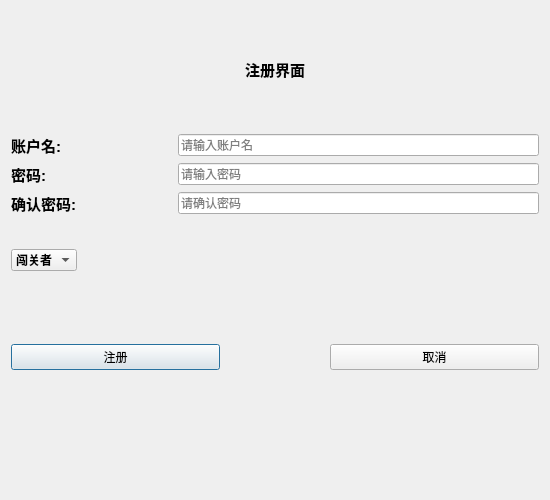
<?xml version="1.0" encoding="UTF-8"?>
<ui version="4.0">
 <class>Regwindow</class>
 <widget class="QDialog" name="Regwindow">
  <property name="geometry">
   <rect>
    <x>0</x>
    <y>0</y>
    <width>550</width>
    <height>500</height>
   </rect>
  </property>
  <property name="minimumSize">
   <size>
    <width>550</width>
    <height>500</height>
   </size>
  </property>
  <property name="maximumSize">
   <size>
    <width>550</width>
    <height>500</height>
   </size>
  </property>
  <property name="windowTitle">
   <string>Dialog</string>
  </property>
  <layout class="QVBoxLayout" name="verticalLayout_2" stretch="3,1">
   <item>
    <layout class="QVBoxLayout" name="verticalLayout" stretch="3,3,3,3,2,1,3">
     <item>
      <widget class="QLabel" name="lab_reg">
       <property name="font">
        <font>
         <family>Arial</family>
         <pointsize>11</pointsize>
         <weight>75</weight>
         <bold>true</bold>
        </font>
       </property>
       <property name="text">
        <string>注册界面</string>
       </property>
       <property name="alignment">
        <set>Qt::AlignCenter</set>
       </property>
      </widget>
     </item>
     <item>
      <layout class="QHBoxLayout" name="horizontalLayout" stretch="3,1,9">
       <item>
        <widget class="QLabel" name="lab_account">
         <property name="font">
          <font>
           <family>Arial</family>
           <pointsize>11</pointsize>
           <weight>75</weight>
           <bold>true</bold>
          </font>
         </property>
         <property name="text">
          <string>账户名:</string>
         </property>
        </widget>
       </item>
       <item>
        <spacer name="horizontalSpacer">
         <property name="orientation">
          <enum>Qt::Horizontal</enum>
         </property>
         <property name="sizeHint" stdset="0">
          <size>
           <width>40</width>
           <height>20</height>
          </size>
         </property>
        </spacer>
       </item>
       <item>
        <widget class="QLineEdit" name="le_accountReg">
         <property name="sizePolicy">
          <sizepolicy hsizetype="Preferred" vsizetype="Fixed">
           <horstretch>0</horstretch>
           <verstretch>0</verstretch>
          </sizepolicy>
         </property>
         <property name="placeholderText">
          <string>请输入账户名</string>
         </property>
         <property name="clearButtonEnabled">
          <bool>true</bool>
         </property>
        </widget>
       </item>
      </layout>
     </item>
     <item>
      <layout class="QHBoxLayout" name="horizontalLayout_2" stretch="3,1,9">
       <item>
        <widget class="QLabel" name="lab_pw">
         <property name="font">
          <font>
           <family>Arial</family>
           <pointsize>11</pointsize>
           <weight>75</weight>
           <bold>true</bold>
          </font>
         </property>
         <property name="text">
          <string>密码:</string>
         </property>
        </widget>
       </item>
       <item>
        <spacer name="horizontalSpacer_2">
         <property name="orientation">
          <enum>Qt::Horizontal</enum>
         </property>
         <property name="sizeHint" stdset="0">
          <size>
           <width>40</width>
           <height>20</height>
          </size>
         </property>
        </spacer>
       </item>
       <item>
        <widget class="QLineEdit" name="le_pwReg">
         <property name="sizePolicy">
          <sizepolicy hsizetype="Preferred" vsizetype="Fixed">
           <horstretch>0</horstretch>
           <verstretch>0</verstretch>
          </sizepolicy>
         </property>
         <property name="echoMode">
          <enum>QLineEdit::Password</enum>
         </property>
         <property name="placeholderText">
          <string>请输入密码</string>
         </property>
        </widget>
       </item>
      </layout>
     </item>
     <item>
      <layout class="QHBoxLayout" name="horizontalLayout_3" stretch="3,1,9">
       <item>
        <widget class="QLabel" name="lab_confirmpw">
         <property name="font">
          <font>
           <family>Arial</family>
           <pointsize>11</pointsize>
           <weight>75</weight>
           <bold>true</bold>
          </font>
         </property>
         <property name="text">
          <string>确认密码:</string>
         </property>
        </widget>
       </item>
       <item>
        <spacer name="horizontalSpacer_3">
         <property name="orientation">
          <enum>Qt::Horizontal</enum>
         </property>
         <property name="sizeHint" stdset="0">
          <size>
           <width>40</width>
           <height>20</height>
          </size>
         </property>
        </spacer>
       </item>
       <item>
        <widget class="QLineEdit" name="le_confirmpw">
         <property name="sizePolicy">
          <sizepolicy hsizetype="Preferred" vsizetype="Fixed">
           <horstretch>0</horstretch>
           <verstretch>0</verstretch>
          </sizepolicy>
         </property>
         <property name="echoMode">
          <enum>QLineEdit::Password</enum>
         </property>
         <property name="placeholderText">
          <string>请确认密码</string>
         </property>
        </widget>
       </item>
      </layout>
     </item>
     <item>
      <layout class="QHBoxLayout" name="horizontalLayout_5" stretch="4,1,4">
       <item>
        <widget class="QComboBox" name="cb_type">
         <property name="sizePolicy">
          <sizepolicy hsizetype="Fixed" vsizetype="Fixed">
           <horstretch>0</horstretch>
           <verstretch>0</verstretch>
          </sizepolicy>
         </property>
         <property name="font">
          <font>
           <family>Arial</family>
           <weight>75</weight>
           <bold>true</bold>
          </font>
         </property>
         <item>
          <property name="text">
           <string>闯关者</string>
          </property>
         </item>
         <item>
          <property name="text">
           <string>出题者</string>
          </property>
         </item>
        </widget>
       </item>
       <item>
        <spacer name="horizontalSpacer_5">
         <property name="orientation">
          <enum>Qt::Horizontal</enum>
         </property>
         <property name="sizeHint" stdset="0">
          <size>
           <width>40</width>
           <height>20</height>
          </size>
         </property>
        </spacer>
       </item>
       <item>
        <widget class="QLabel" name="lab_display">
         <property name="font">
          <font>
           <family>Arial</family>
           <pointsize>11</pointsize>
           <weight>75</weight>
           <bold>true</bold>
          </font>
         </property>
         <property name="text">
          <string/>
         </property>
        </widget>
       </item>
      </layout>
     </item>
     <item>
      <spacer name="verticalSpacer_2">
       <property name="orientation">
        <enum>Qt::Vertical</enum>
       </property>
       <property name="sizeHint" stdset="0">
        <size>
         <width>207</width>
         <height>13</height>
        </size>
       </property>
      </spacer>
     </item>
     <item>
      <layout class="QHBoxLayout" name="horizontalLayout_4" stretch="2,1,2">
       <item>
        <widget class="QPushButton" name="btn_confirmReg">
         <property name="text">
          <string>注册</string>
         </property>
        </widget>
       </item>
       <item>
        <spacer name="horizontalSpacer_4">
         <property name="orientation">
          <enum>Qt::Horizontal</enum>
         </property>
         <property name="sizeHint" stdset="0">
          <size>
           <width>40</width>
           <height>20</height>
          </size>
         </property>
        </spacer>
       </item>
       <item>
        <widget class="QPushButton" name="btn_return">
         <property name="text">
          <string>取消</string>
         </property>
        </widget>
       </item>
      </layout>
     </item>
    </layout>
   </item>
   <item>
    <spacer name="verticalSpacer">
     <property name="orientation">
      <enum>Qt::Vertical</enum>
     </property>
     <property name="sizeHint" stdset="0">
      <size>
       <width>20</width>
       <height>40</height>
      </size>
     </property>
    </spacer>
   </item>
  </layout>
 </widget>
 <resources/>
 <connections/>
</ui>
